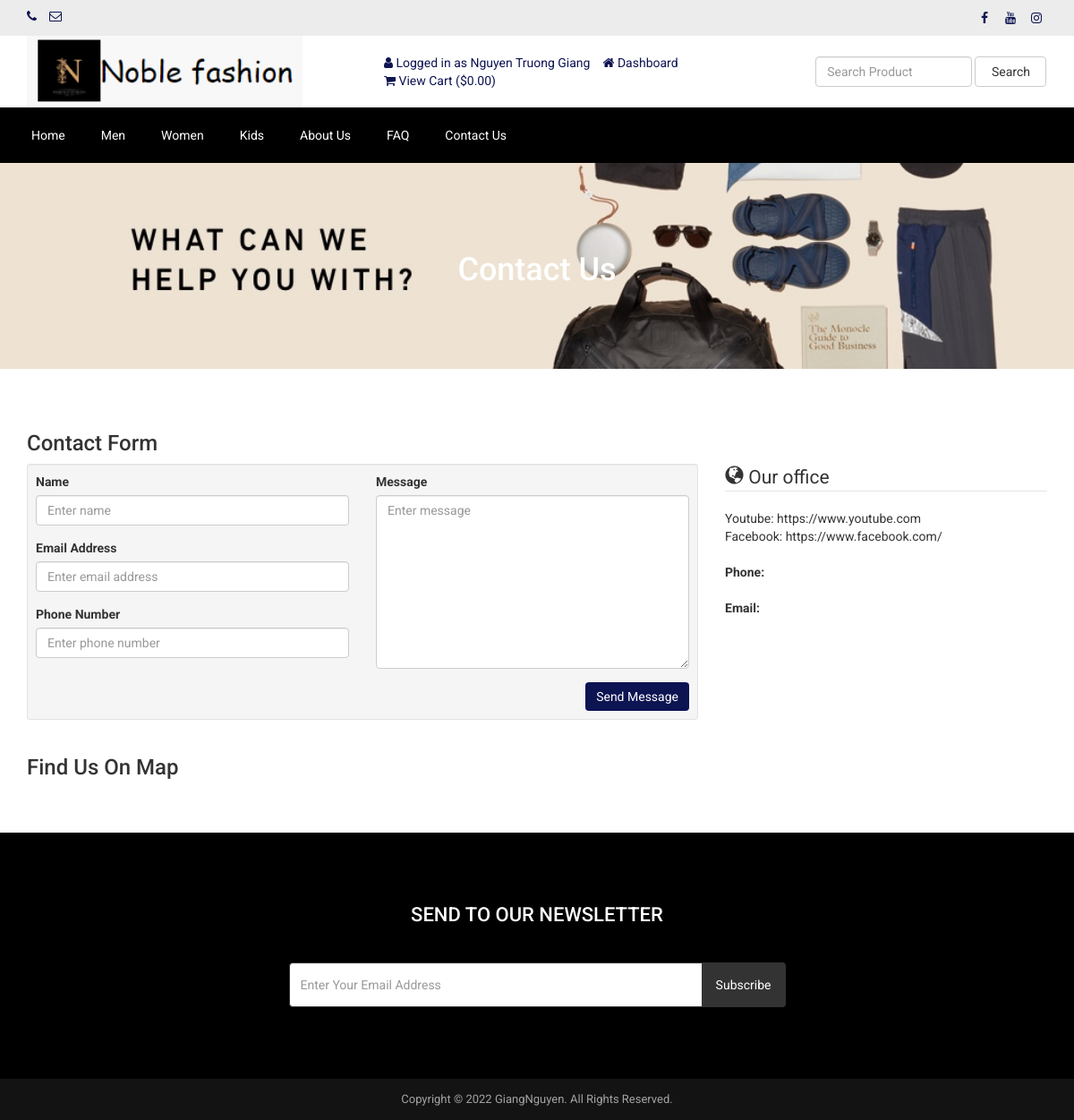
Page /contact.php (signed in) on the committed database.
### tables this page shows
CREATE TABLE `tbl_social` (
  `social_id` int(11) NOT NULL,
  `social_name` varchar(30) NOT NULL,
  `social_url` varchar(255) NOT NULL,
  `social_icon` varchar(30) NOT NULL
);

CREATE TABLE `tbl_settings` (
  `id` int(11) NOT NULL,
  `logo` varchar(200) NOT NULL,
  `favicon` varchar(200) NOT NULL,
  `footer_about` mediumtext NOT NULL,
  `footer_copyright` mediumtext NOT NULL,
  `contact_address` mediumtext NOT NULL,
  `contact_email` varchar(200) NOT NULL,
  `contact_phone` varchar(200) NOT NULL,
  `contact_fax` varchar(200) NOT NULL,
  `contact_map_iframe` mediumtext NOT NULL,
  `receive_email` varchar(200) NOT NULL,
  `receive_email_subject` varchar(200) NOT NULL,
  `receive_email_thank_you_message` mediumtext NOT NULL,
  `forget_password_message` mediumtext NOT NULL,
  `total_recent_post_footer` int(11) NOT NULL,
  `total_popular_post_footer` int(11) NOT NULL,
  `total_recent_post_sidebar` int(11) NOT NULL,
  `total_popular_post_sidebar` int(11) NOT NULL,
  `total_featured_product_home` int(11) NOT NULL,
  `total_latest_product_home` int(11) NOT NULL,
  `total_popular_product_home` int(11) NOT NULL,
  `meta_title_home` mediumtext NOT NULL,
  `meta_keyword_home` mediumtext NOT NULL,
  `meta_description_home` mediumtext NOT NULL,
  `banner_login` varchar(200) NOT NULL,
  `banner_registration` varchar(200) NOT NULL,
  `banner_forget_password` varchar(200) NOT NULL,
  `banner_reset_password` varchar(200) NOT NULL,
  `banner_search` varchar(200) NOT NULL,
  `banner_cart` varchar(200) NOT NULL,
  `banner_checkout` varchar(200) NOT NULL,
  `banner_product_category` varchar(200) NOT NULL,
  `banner_blog` varchar(200) NOT NULL,
  `cta_title` varchar(200) NOT NULL,
  `cta_content` mediumtext NOT NULL,
  `cta_read_more_text` varchar(200) NOT NULL,
  `cta_read_more_url` varchar(200) NOT NULL,
  `cta_photo` varchar(200) NOT NULL,
  `featured_product_title` varchar(200) NOT NULL,
  `featured_product_subtitle` varchar(200) NOT NULL,
  `latest_product_title` varchar(200) NOT NULL,
  `latest_product_subtitle` varchar(200) NOT NULL,
  `popular_product_title` varchar(200) NOT NULL,
  `popular_product_subtitle` varchar(200) NOT NULL,
  `testimonial_title` varchar(200) NOT NULL,
  `testimonial_subtitle` varchar(200) NOT NULL,
  `testimonial_photo` varchar(200) NOT NULL,
  `blog_title` varchar(200) NOT NULL,
  `blog_subtitle` varchar(200) NOT NULL,
  `newsletter_text` mediumtext NOT NULL,
  `paypal_email` varchar(200) NOT NULL,
  `stripe_public_key` varchar(200) NOT NULL,
  `stripe_secret_key` varchar(200) NOT NULL,
  `bank_detail` mediumtext NOT NULL,
  `before_head` mediumtext NOT NULL,
  `after_body` mediumtext NOT NULL,
  `before_body` mediumtext NOT NULL,
  `home_service_on_off` int(11) NOT NULL,
  `home_welcome_on_off` int(11) NOT NULL,
  `home_featured_product_on_off` int(11) NOT NULL,
  `home_latest_product_on_off` int(11) NOT NULL,
  `home_popular_product_on_off` int(11) NOT NULL,
  `home_testimonial_on_off` int(11) NOT NULL,
  `home_blog_on_off` int(11) NOT NULL,
  `newsletter_on_off` int(11) NOT NULL,
  `ads_above_welcome_on_off` int(11) NOT NULL,
  `ads_above_featured_product_on_off` int(11) NOT NULL,
  `ads_above_latest_product_on_off` int(11) NOT NULL,
  `ads_above_popular_product_on_off` int(11) NOT NULL,
  `ads_above_testimonial_on_off` int(11) NOT NULL,
  `ads_category_sidebar_on_off` int(11) NOT NULL
);

CREATE TABLE `tbl_top_category` (
  `tcat_id` int(11) NOT NULL,
  `tcat_name` varchar(255) NOT NULL,
  `show_on_menu` int(11) NOT NULL
);

CREATE TABLE `tbl_page` (
  `id` int(11) NOT NULL,
  `about_title` varchar(200) NOT NULL,
  `about_content` mediumtext NOT NULL,
  `about_banner` varchar(200) NOT NULL,
  `about_meta_title` varchar(200) NOT NULL,
  `about_meta_keyword` mediumtext NOT NULL,
  `about_meta_description` mediumtext NOT NULL,
  `faq_title` varchar(200) NOT NULL,
  `faq_banner` varchar(200) NOT NULL,
  `faq_meta_title` varchar(200) NOT NULL,
  `faq_meta_keyword` mediumtext NOT NULL,
  `faq_meta_description` mediumtext NOT NULL,
  `blog_title` varchar(200) NOT NULL,
  `blog_banner` varchar(200) NOT NULL,
  `blog_meta_title` varchar(200) NOT NULL,
  `blog_meta_keyword` mediumtext NOT NULL,
  `blog_meta_description` mediumtext NOT NULL,
  `contact_title` varchar(200) NOT NULL,
  `contact_banner` varchar(200) NOT NULL,
  `contact_meta_title` varchar(200) NOT NULL,
  `contact_meta_keyword` mediumtext NOT NULL,
  `contact_meta_description` mediumtext NOT NULL,
  `pgallery_title` varchar(200) NOT NULL,
  `pgallery_banner` varchar(200) NOT NULL,
  `pgallery_meta_title` varchar(200) NOT NULL,
  `pgallery_meta_keyword` mediumtext NOT NULL,
  `pgallery_meta_description` mediumtext NOT NULL,
  `vgallery_title` varchar(200) NOT NULL,
  `vgallery_banner` varchar(200) NOT NULL,
  `vgallery_meta_title` varchar(200) NOT NULL,
  `vgallery_meta_keyword` mediumtext NOT NULL,
  `vgallery_meta_description` mediumtext NOT NULL
);

### contact.php (the view, shortened to what this page needs)
<?php require_once('header.php'); ?>
<?php
$statement = $pdo->prepare("SELECT * FROM tbl_page WHERE id=1");
$statement->execute();
$result = $statement->fetchAll(PDO::FETCH_ASSOC);
foreach ($result as $row) {
    $contact_title = $row['contact_title'];
    $contact_banner = $row['contact_banner'];
}
$statement = $pdo->prepare("SELECT * FROM tbl_settings WHERE id=1");
$statement->execute();
$result = $statement->fetchAll(PDO::FETCH_ASSOC);
foreach ($result as $row) {
    $contact_address = $row['contact_address'];
}
?>
<div class="page-banner" style="background-image: url(assets/uploads/<?php echo $contact_banner; ?>);">
    <div class="inner">
        <h1><?php echo $contact_title; ?></h1>
    </div>
</div>
<div class="page">
    <div class="container">
        <div class="row">
            <div class="col-md-12">
                <h3>Contact Form</h3>
                <div class="row cform">
                    <div class="col-md-8">
                        <div class="well well-sm">
                            <form action="" method="post">
                            <div class="row">
                                <div class="col-md-6">
                                    <div class="form-group">
                                        <label for="name">Name</label>
                                        <input type="text" class="form-control" name="visitor_name" placeholder="Enter name">
                                    </div>
                                    <div class="form-group">
                                        <label for="email">Email Address</label>
                                        <input type="email" class="form-control" name="visitor_email" placeholder="Enter email address">
                                    </div>
                                    <div class="form-group">
                                        <label for="email">Phone Number</label>
                                        <input type="text" class="form-control" name="visitor_phone" placeholder="Enter phone number">
                                    </div>
                                </div>
                                <div class="col-md-6">
                                    <div class="form-group">
                                        <label for="name">Message</label>
                                        <textarea name="visitor_message" class="form-control" rows="9" cols="25" placeholder="Enter message"></textarea>
                                    </div>
                                </div>
                                <div class="col-md-12">
                                    <input type="submit" value="Send Message" class="btn btn-primary pull-right" name="form_contact">
                                </div>
                            </div>
                            </form>
                        </div>
                    </div>
                    <div class="col-md-4">
                        <legend><span class="glyphicon glyphicon-globe"></span> Our office</legend>
                        <address>
                            <?php echo nl2br($contact_address); ?>
                        </address>
                        <address>
                            <strong>Phone:</strong><br>
                        </address>
                        <address>
                            <strong>Email:</strong><br>
                        </address>
                    </div>
                </div>
                <h3>Find Us On Map</h3>
            </div>
        </div>
    </div>
</div>
<?php require_once('footer.php'); ?>

### header.php (shortened to what this page needs)
<?php
include("admin/inc/config.php");
$statement = $pdo->prepare("SELECT * FROM tbl_settings WHERE id=1");
$statement->execute();
$result = $statement->fetchAll(PDO::FETCH_ASSOC);
foreach ($result as $row)
{
	$logo = $row['logo'];
	$contact_email = $row['contact_email'];
	$contact_phone = $row['contact_phone'];
}
?>
<!DOCTYPE html>
<html lang="en">
<head>
	<link rel="stylesheet" href="assets/css/bootstrap.min.css">
	<link rel="stylesheet" href="assets/css/font-awesome.min.css">
	<link rel="stylesheet" href="assets/css/owl.carousel.min.css">
	<link rel="stylesheet" href="assets/css/owl.theme.default.min.css">
	<link rel="stylesheet" href="assets/css/jquery.bxslider.min.css">
    <link rel="stylesheet" href="assets/css/magnific-popup.css">
    <link rel="stylesheet" href="assets/css/rating.css">
	<link rel="stylesheet" href="assets/css/spacing.css">
	<link rel="stylesheet" href="assets/css/bootstrap-touch-slider.css">
	<link rel="stylesheet" href="assets/css/animate.min.css">
	<link rel="stylesheet" href="assets/css/tree-menu.css">
	<link rel="stylesheet" href="assets/css/select2.min.css">
	<link rel="stylesheet" href="assets/css/main.css">
	<link rel="stylesheet" href="assets/css/responsive.css">
	<?php
	$statement = $pdo->prepare("SELECT * FROM tbl_page WHERE id=1");
	$statement->execute();
	$result = $statement->fetchAll(PDO::FETCH_ASSOC);
		?>
</head>
<body>
<div class="top">
	<div class="container">
		<div class="row">
			<div class="col-md-6 col-sm-6 col-xs-12">
				<div class="left">
					<ul>
						<li><i class="fa fa-phone"></i> <?php echo $contact_phone; ?></li>
						<li><i class="fa fa-envelope-o"></i> <?php echo $contact_email; ?></li>
					</ul>
				</div>
			</div>
			<div class="col-md-6 col-sm-6 col-xs-12">
				<div class="right">
					<ul>
						<?php
						$statement = $pdo->prepare("SELECT * FROM tbl_social");
						$statement->execute();
						$result = $statement->fetchAll(PDO::FETCH_ASSOC);
						foreach ($result as $row) {
							?>
							<?php if($row['social_url'] != ''): ?>
							<li><a href="<?php echo $row['social_url']; ?>"><i class="<?php echo $row['social_icon']; ?>"></i></a></li>
							<?php endif; ?>
							<?php
						}
						?>
					</ul>
				</div>
			</div>
		</div>
	</div>
</div>
<div class="header">
	<div class="container">
		<div class="row inner">
			<div class="col-md-4 logo">
				<a href="index.php"><img src="assets/uploads/<?php echo $logo; ?>" alt="logo image"></a>
			</div>
			<div class="col-md-5 right">
				<ul>
					<?php
					if(isset($_SESSION['customer'])) {
						?>
						<li><i class="fa fa-user"></i> <?php echo LANG_VALUE_13; ?> <?php echo $_SESSION['customer']['cust_name']; ?></li>
						<li><a href="dashboard.php"><i class="fa fa-home"></i> <?php echo LANG_VALUE_89; ?></a></li>
						<?php
					} else {
						?>
						<li><a href="login.php"><i class="fa fa-sign-in"></i> <?php echo LANG_VALUE_9; ?></a></li>
						<li><a href="registration.php"><i class="fa fa-user-plus"></i> <?php echo LANG_VALUE_15; ?></a></li>
						<?php
					}
					?>
					<li><a href="cart.php"><i class="fa fa-shopping-cart"></i> <?php echo LANG_VALUE_19; ?> (<?php echo LANG_VALUE_1; ?><?php
					if(isset($_SESSION['cart_p_id'])) {
						$table_total_price = 0;
						$i=0;
	                    foreach($_SESSION['cart_p_qty'] as $key => $value)
	                    {
	                        $i++;
	                        $arr_cart_p_qty[$i] = $value;
	                    }                    $i=0;
	                    foreach($_SESSION['cart_p_current_price'] as $key => $value)
	                    {
	                        $i++;
	                        $arr_cart_p_current_price[$i] = $value;
	                    }
	                    for($i=1;$i<=count($arr_cart_p_qty);$i++) {
	                    	$row_total_price = $arr_cart_p_current_price[$i]*$arr_cart_p_qty[$i];
	                        $table_total_price = $table_total_price + $row_total_price;
	                    }
						echo $table_total_price;
					} else {
						echo '0.00';
					}
					?>)</a></li>
				</ul>
			</div>
			<div class="col-md-3 search-area">
				<form class="navbar-form navbar-left" role="search" action="search-result.php" method="get">
					<div class="form-group">
						<input type="text" class="form-control search-top" placeholder="<?php echo LANG_VALUE_2; ?>" name="search_text">
					</div>
					<button type="submit" class="btn btn-default"><?php echo LANG_VALUE_3; ?></button>
				</form>
			</div>
		</div>
	</div>
</div>
<div class="nav" style="background-color:black; ">
	<div class="container">
		<div class="row">
			<div class="col-md-12 pl_0 pr_0">
				<div class="menu-container" style="background-color:black ;">
					<div class="menu">
						<ul>
							<li><a href="index.php">Home</a></li>
							<?php
							$statement = $pdo->prepare("SELECT * FROM tbl_top_category WHERE show_on_menu=1");
							$statement->execute();
							$result = $statement->fetchAll(PDO::FETCH_ASSOC);
							foreach ($result as $row) {
								?>
								<li><a href="product-category.php?id=<?php echo $row['tcat_id']; ?>&type=top-category"><?php echo $row['tcat_name']; ?></a>
								</li>
								<?php
							}
							?>
							<?php
							$statement = $pdo->prepare("SELECT * FROM tbl_page WHERE id=1");
							$statement->execute();
							$result = $statement->fetchAll(PDO::FETCH_ASSOC);
							foreach ($result as $row) {
								$about_title = $row['about_title'];
								$faq_title = $row['faq_title'];
								$contact_title = $row['contact_title'];
							}
							?>
							<li><a href="about.php"><?php echo $about_title; ?></a></li>
							<li><a href="faq.php"><?php echo $faq_title; ?></a></li>
							<li><a href="contact.php"><?php echo $contact_title; ?></a></li>
						</ul>
					</div>
				</div>
			</div>
		</div>
	</div>
</div>

### footer.php (shortened to what this page needs)
<?php
$statement = $pdo->prepare("SELECT * FROM tbl_settings WHERE id=1");
$statement->execute();
$result = $statement->fetchAll(PDO::FETCH_ASSOC);
foreach ($result as $row)
{
	$footer_copyright = $row['footer_copyright'];
    $newsletter_on_off = $row['newsletter_on_off'];
}
?>
<?php if($newsletter_on_off == 1): ?>
<section class="home-newsletter" style="background-color: black;">
	<div class="container">
		<div class="row">
			<div class="col-md-6 col-md-offset-3">
				<div class="single">
				<form action="" method="post">
					<h2>SEND TO OUR NEWSLETTER</h2>
					<div class="input-group">
			        	<input type="email" class="form-control" placeholder="<?php echo LANG_VALUE_95; ?>" name="email_subscribe">
			         	<span class="input-group-btn">
			         	<button class="btn btn-theme" type="submit" name="form_subscribe"><?php echo LANG_VALUE_92; ?></button>
			         	</span>
			        </div>
				</div>
			</div>
		</div>
	</div>
</section>
<?php endif; ?>
<div class="footer-bottom">
	<div class="container">
		<div class="row">
			<div class="col-md-12 copyright">
				<?php echo $footer_copyright; ?>
			</div>
		</div>
	</div>
</div>
</body>
</html>

### rows in the picture
tbl_settings: logo (picture), contact_address "Youtube: https://www.youtube.com Facebook: https://www.facebook.com/", footer_copyright "Copyright © 2022 GiangNguyen. All Rights Reserved."
tbl_top_category: tcat_name "Men"
tbl_top_category: tcat_name "Women"
tbl_top_category: tcat_name "Kids"
tbl_page: about_title "About Us", faq_title "FAQ", contact_title "Contact Us", contact_banner (picture)

### other values in the picture
LANG_VALUE_13 "Logged in as"
$_SESSION['customer']['cust_name'] "Nguyen Truong Giang"
LANG_VALUE_89 "Dashboard"
LANG_VALUE_19 "View Cart"
LANG_VALUE_1 "$"
LANG_VALUE_3 "Search"
LANG_VALUE_92 "Subscribe"
